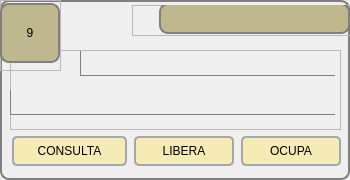
        <widget class="QGroupBox" name="groupBox_10">
         <property name="minimumSize">
          <size>
           <width>350</width>
           <height>180</height>
          </size>
         </property>
         <property name="maximumSize">
          <size>
           <width>350</width>
           <height>180</height>
          </size>
         </property>
         <property name="styleSheet">
          <string notr="true">QPushButton{
	border: 2px solid;
    border-radius: 5px;
	border-color: rgb(166, 166, 166);
	font: 11pt &quot;Arial&quot;; 
	background-color: rgb(245, 235, 181);		
}

QPushButton::hover{
    border: 1px solid gray;
    border-radius: 6px;
	font: Bold 11pt &quot;Arial&quot;; 
	background-color:rgb(191, 183, 141);		
}

QGroupBox{
    background-color: qlineargradient(x1: 0, y1: 0, x2: 0, y2: 1,
                                      stop: 0 #E0E0E0, stop: 1 #FFFFFF);
    border: 2px solid gray;
    border-radius: 9px;
    margin-top: 1ex; /* leave space at the top for the title */
}</string>
         </property>
         <property name="title">
          <string/>
         </property>
         <widget class="QWidget" name="layoutWidget_10">
          <property name="geometry">
           <rect>
            <x>11</x>
            <y>135</y>
            <width>331</width>
            <height>32</height>
           </rect>
          </property>
          <layout class="QHBoxLayout" name="horizontalLayout_11">
           <item>
            <widget class="QPushButton" name="btn_consulta_9">
             <property name="minimumSize">
              <size>
               <width>115</width>
               <height>30</height>
              </size>
             </property>
             <property name="maximumSize">
              <size>
               <width>105</width>
               <height>30</height>
              </size>
             </property>
             <property name="text">
              <string>CONSULTA</string>
             </property>
            </widget>
           </item>
           <item>
            <widget class="QPushButton" name="btn_libera_9">
             <property name="minimumSize">
              <size>
               <width>100</width>
               <height>30</height>
              </size>
             </property>
             <property name="maximumSize">
              <size>
               <width>100</width>
               <height>30</height>
              </size>
             </property>
             <property name="text">
              <string>LIBERA</string>
             </property>
            </widget>
           </item>
           <item>
            <widget class="QPushButton" name="btn_ocupa_9">
             <property name="minimumSize">
              <size>
               <width>100</width>
               <height>30</height>
              </size>
             </property>
             <property name="maximumSize">
              <size>
               <width>100</width>
               <height>30</height>
              </size>
             </property>
             <property name="text">
              <string>OCUPA</string>
             </property>
            </widget>
           </item>
          </layout>
         </widget>
         <widget class="QFrame" name="frame_27">
          <property name="geometry">
           <rect>
            <x>10</x>
            <y>50</y>
            <width>331</width>
            <height>80</height>
           </rect>
          </property>
          <property name="styleSheet">
           <string notr="true">QLabel{
	border: 1px solid;
	border-right-color: transparent;
	border-top-color: transparent;
	border-left-color: gray;
	border-bottom-color: gray;
	font: Bold Italic 12pt &quot;Courier&quot;;

}
</string>
          </property>
          <property name="frameShape">
           <enum>QFrame::StyledPanel</enum>
          </property>
          <property name="frameShadow">
           <enum>QFrame::Raised</enum>
          </property>
          <widget class="QLabel" name="lbl_referencia_9">
           <property name="geometry">
            <rect>
             <x>0</x>
             <y>40</y>
             <width>325</width>
             <height>25</height>
            </rect>
           </property>
           <property name="text">
            <string/>
           </property>
          </widget>
          <widget class="QLabel" name="lbl_ocupa_libera_9">
           <property name="geometry">
            <rect>
             <x>70</x>
             <y>1</y>
             <width>255</width>
             <height>25</height>
            </rect>
           </property>
           <property name="text">
            <string/>
           </property>
          </widget>
         </widget>
         <widget class="QFrame" name="frame_28">
          <property name="geometry">
           <rect>
            <x>132</x>
            <y>5</y>
            <width>221</width>
            <height>31</height>
           </rect>
          </property>
          <property name="styleSheet">
           <string notr="true">QLabel{
    border: 2px solid gray;
    border-radius: 9px;
	font: Bold 15pt &quot;Arial&quot;; 
	background-color: rgb(191, 183, 141);	
}
</string>
          </property>
          <property name="frameShape">
           <enum>QFrame::StyledPanel</enum>
          </property>
          <property name="frameShadow">
           <enum>QFrame::Raised</enum>
          </property>
          <widget class="QLabel" name="lbl_estado_9">
           <property name="geometry">
            <rect>
             <x>27</x>
             <y>-2</y>
             <width>191</width>
             <height>31</height>
            </rect>
           </property>
           <property name="text">
            <string/>
           </property>
           <property name="alignment">
            <set>Qt::AlignCenter</set>
           </property>
          </widget>
         </widget>
         <widget class="QFrame" name="frame_29">
          <property name="geometry">
           <rect>
            <x>0</x>
            <y>0</y>
            <width>61</width>
            <height>71</height>
           </rect>
          </property>
          <property name="styleSheet">
           <string notr="true">QLabel{
    border: 2px solid gray;
    border-radius: 9px;
	font: Bold 25pt &quot;Arial&quot;; 
	background-color: rgb(191, 183, 141);	
}
</string>
          </property>
          <property name="frameShape">
           <enum>QFrame::StyledPanel</enum>
          </property>
          <property name="frameShadow">
           <enum>QFrame::Raised</enum>
          </property>
          <widget class="QLabel" name="label_9">
           <property name="geometry">
            <rect>
             <x>0</x>
             <y>3</y>
             <width>60</width>
             <height>60</height>
            </rect>
           </property>
           <property name="text">
            <string>9</string>
           </property>
           <property name="alignment">
            <set>Qt::AlignCenter</set>
           </property>
          </widget>
         </widget>
        </widget>
